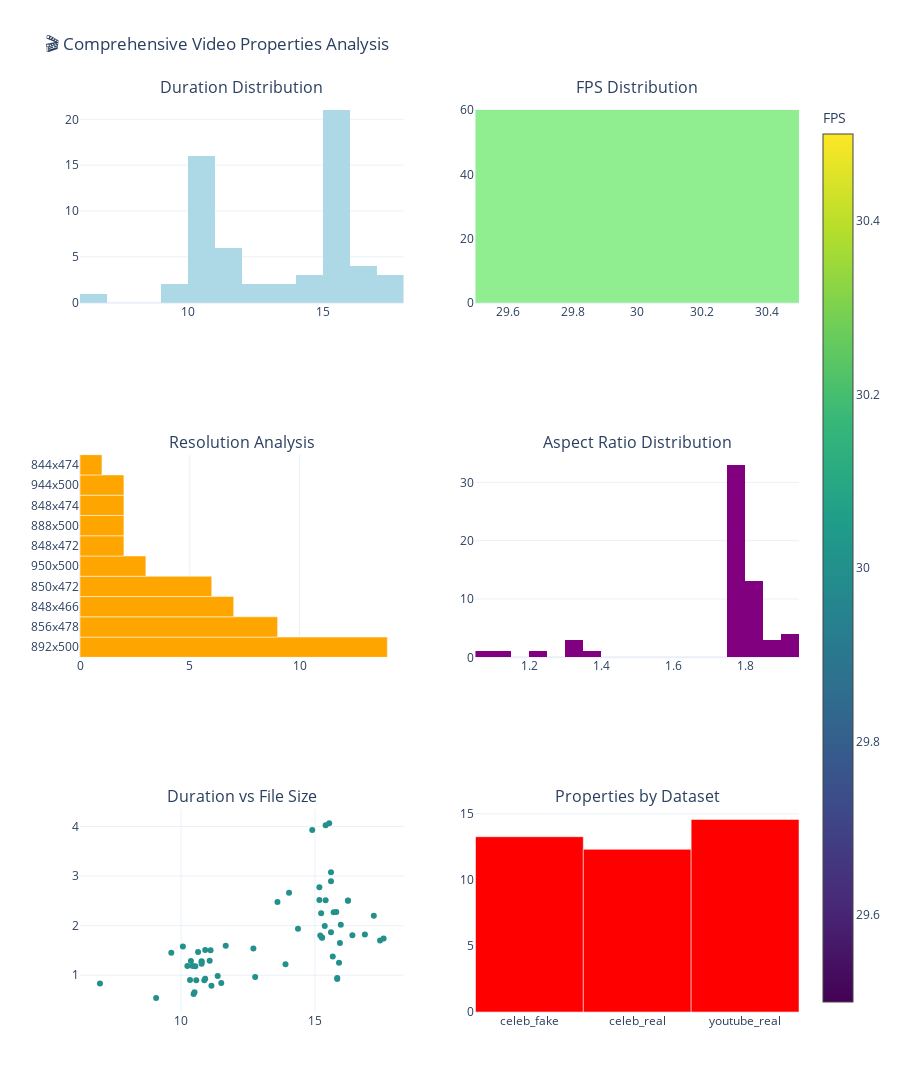

This figure's notebook cell:
### Code cell
# Video Properties Visualization
if not df_videos.empty:
    # Create comprehensive video analysis dashboard
    fig = make_subplots(
        rows=3, cols=2,
        subplot_titles=('Duration Distribution', 'FPS Distribution',
                       'Resolution Analysis', 'Aspect Ratio Distribution',
                       'Duration vs File Size', 'Properties by Dataset'),
        specs=[[{"secondary_y": False}, {"secondary_y": False}],
               [{"type": "bar"}, {"secondary_y": False}],
               [{"secondary_y": False}, {"type": "bar"}]]
    )
    
    # 1. Duration Distribution
    fig.add_trace(
        go.Histogram(x=df_videos['duration'], nbinsx=20, name="Duration (seconds)",
                    marker_color='lightblue'),
        row=1, col=1
    )
    
    # 2. FPS Distribution
    fig.add_trace(
        go.Histogram(x=df_videos['fps'], nbinsx=15, name="FPS",
                    marker_color='lightgreen'),
        row=1, col=2
    )
    
    # 3. Resolution Analysis
    resolution_counts = df_videos['resolution'].value_counts().head(10)
    fig.add_trace(
        go.Bar(x=resolution_counts.values, y=resolution_counts.index, 
               orientation='h', name="Resolution Frequency",
               marker_color='orange'),
        row=2, col=1
    )
    
    # 4. Aspect Ratio Distribution
    fig.add_trace(
        go.Histogram(x=df_videos['aspect_ratio'], nbinsx=20, name="Aspect Ratio",
                    marker_color='purple'),
        row=2, col=2
    )
    
    # 5. Duration vs File Size Scatter
    fig.add_trace(
        go.Scatter(x=df_videos['duration'], y=df_videos['size_mb'],
                  mode='markers', name="Duration vs Size",
                  marker=dict(color=df_videos['fps'], colorscale='Viridis',
                             showscale=True, colorbar=dict(title="FPS"))),
        row=3, col=1
    )
    
    # 6. Properties by Dataset
    dataset_stats = df_videos.groupby('dataset_category').agg({
        'duration': 'mean',
        'fps': 'mean',
        'size_mb': 'mean'
    }).reset_index()
    
    fig.add_trace(
        go.Bar(x=dataset_stats['dataset_category'], y=dataset_stats['duration'],
               name="Avg Duration", marker_color='red'),
        row=3, col=2
    )
    
    fig.update_layout(
        height=1200,
        title_text="🎬 Comprehensive Video Properties Analysis",
        showlegend=False
    )
    
    fig.show()
    
    # Statistical analysis
    print("📈 DETAILED VIDEO STATISTICS")
    print("=" * 50)
    
    # Overall statistics
    print(f"Duration Statistics:")
    print(f"  Mean: {df_videos['duration'].mean():.2f}s")
    print(f"  Median: {df_videos['duration'].median():.2f}s")
    print(f"  Std: {df_videos['duration'].std():.2f}s")
    print(f"  Range: {df_videos['duration'].min():.2f}s - {df_videos['duration'].max():.2f}s")
    
    print(f"\nFPS Statistics:")
    print(f"  Mean: {df_videos['fps'].mean():.2f}")
    print(f"  Median: {df_videos['fps'].median():.2f}")
    print(f"  Most common: {df_videos['fps'].mode().iloc[0]:.1f}")
    
    print(f"\nResolution Analysis:")
    print(f"  Unique resolutions: {df_videos['resolution'].nunique()}")
    print(f"  Most common: {df_videos['resolution'].mode().iloc[0]}")
    print(f"  Resolution variety: {df_videos['resolution'].value_counts().head()}")
    
    # By dataset comparison
    print(f"\n📊 Comparison by Dataset:")
    comparison = df_videos.groupby(['dataset_category', 'type']).agg({
        'duration': ['mean', 'std', 'count'],
        'fps': ['mean', 'std'],
        'size_mb': ['mean', 'std']
    }).round(2)
    print(comparison)
    
else:
    print("⚠️ No video data available for visualization")

### Figure 1 — Plotly figure (JSON) as saved in the notebook; plotly's stock layout.template omitted (floating-point values rounded to 4 significant figures)
{"data": [{"marker": {"color": "lightblue"}, "name": "Duration (seconds)", "nbinsx": 20, "type": "histogram", "x": [11.67, 11.07, 11.1, 10.57, 11.37, 10.07, 15.23, 10.9, 10.53, 10.63, 17.57, 15.2, 11.13, 6.967, 10.23, 13.9, 15.9, 10.5, 15.53, 16.23, 10.77, 15.27, 10.33, 15.97, 15.83, 11.5, 15.67, 10.37, 10.47, 14.37, 10.9, 16.4, 12.77, 17.2, 16.23, 15.83, 9.067, 10.43, 15.27, 10.77, 10.77, 15.4, 10.87, 15.93, 17.43, 9.633, 15.17, 15.4, 12.7, 14.03, 15.6, 15.7, 15.17, 15.37, 15.6, 16.87, 13.6, 15.8, 14.9, 15.6], "xaxis": "x", "yaxis": "y"}, {"marker": {"color": "lightgreen"}, "name": "FPS", "nbinsx": 15, "type": "histogram", "x": [30.0, 30.0, 30.0, 30.0, 30.0, 30.0, 30.0, 30.0, 30.0, 30.0, 30.0, 30.0, 30.0, 30.0, 30.0, 30.0, 30.0, 30.0, 30.0, 30.0, 30.0, 30.0, 30.0, 30.0, 30.0, 30.0, 30.0, 30.0, 30.0, 30.0, 30.0, 30.0, 30.0, 30.0, 30.0, 30.0, 30.0, 30.0, 30.0, 30.0, 30.0, 30.0, 30.0, 30.0, 30.0, 30.0, 30.0, 30.0, 30.0, 30.0, 30.0, 30.0, 30.0, 30.0, 30.0, 30.0, 30.0, 30.0, 30.0, 30.0], "xaxis": "x2", "yaxis": "y2"}, {"marker": {"color": "orange"}, "name": "Resolution Frequency", "orientation": "h", "type": "bar", "x": [14, 9, 7, 6, 3, 2, 2, 2, 2, 1], "xaxis": "x3", "y": ["892x500", "856x478", "848x466", "850x472", "950x500", "848x472", "888x500", "848x474", "944x500", "844x474"], "yaxis": "y3"}, {"marker": {"color": "purple"}, "name": "Aspect Ratio", "nbinsx": 20, "type": "histogram", "x": [1.9, 1.781, 1.797, 1.781, 1.352, 1.791, 1.82, 1.904, 1.9, 1.789, 1.791, 1.791, 1.775, 1.82, 1.884, 1.82, 1.791, 1.344, 1.791, 1.82, 1.801, 1.791, 1.801, 1.888, 1.801, 1.9, 1.801, 1.24, 1.325, 1.82, 1.797, 1.888, 1.108, 1.82, 1.82, 1.801, 1.064, 1.789, 1.791, 1.801, 1.777, 1.784, 1.308, 1.784, 1.784, 1.784, 1.784, 1.784, 1.784, 1.784, 1.791, 1.784, 1.784, 1.791, 1.784, 1.776, 1.784, 1.784, 1.784, 1.776], "xaxis": "x4", "yaxis": "y4"}, {"marker": {"color": [30.0, 30.0, 30.0, 30.0, 30.0, 30.0, 30.0, 30.0, 30.0, 30.0, 30.0, 30.0, 30.0, 30.0, 30.0, 30.0, 30.0, 30.0, 30.0, 30.0, 30.0, 30.0, 30.0, 30.0, 30.0, 30.0, 30.0, 30.0, 30.0, 30.0, 30.0, 30.0, 30.0, 30.0, 30.0, 30.0, 30.0, 30.0, 30.0, 30.0, 30.0, 30.0, 30.0, 30.0, 30.0, 30.0, 30.0, 30.0, 30.0, 30.0, 30.0, 30.0, 30.0, 30.0, 30.0, 30.0, 30.0, 30.0, 30.0, 30.0], "colorbar": {"title": {"text": "FPS"}}, "colorscale": [[0, "#440154"], [0.1111, "#482878"], [0.2222, "#3e4989"], [0.3333, "#31688e"], [0.4444, "#26828e"], [0.5556, "#1f9e89"], [0.6667, "#35b779"], [0.7778, "#6ece58"], [0.8889, "#b5de2b"], [1, "#fde725"]], "showscale": true}, "mode": "markers", "name": "Duration vs Size", "type": "scatter", "x": [11.67, 11.07, 11.1, 10.57, 11.37, 10.07, 15.23, 10.9, 10.53, 10.63, 17.57, 15.2, 11.13, 6.967, 10.23, 13.9, 15.9, 10.5, 15.53, 16.23, 10.77, 15.27, 10.33, 15.97, 15.83, 11.5, 15.67, 10.37, 10.47, 14.37, 10.9, 16.4, 12.77, 17.2, 16.23, 15.83, 9.067, 10.43, 15.27, 10.77, 10.77, 15.4, 10.87, 15.93, 17.43, 9.633, 15.17, 15.4, 12.7, 14.03, 15.6, 15.7, 15.17, 15.37, 15.6, 16.87, 13.6, 15.8, 14.9, 15.6], "xaxis": "x5", "y": [1.595, 1.292, 1.505, 0.9, 0.9873, 1.579, 2.251, 0.9313, 1.182, 1.468, 1.743, 1.802, 0.7891, 0.8345, 1.186, 1.223, 1.253, 0.6591, 4.066, 2.502, 1.284, 1.756, 0.9024, 2.019, 0.9225, 0.8426, 1.381, 1.285, 0.6201, 1.939, 1.511, 1.808, 0.9659, 2.198, 2.506, 0.9421, 0.5388, 1.185, 1.762, 1.269, 1.233, 2.514, 0.8998, 1.65, 1.703, 1.452, 2.519, 4.027, 1.54, 2.665, 1.868, 2.27, 2.772, 1.994, 3.079, 1.823, 2.476, 2.277, 3.931, 2.897], "yaxis": "y5"}, {"marker": {"color": "red"}, "name": "Avg Duration", "type": "bar", "x": ["celeb_fake", "celeb_real", "youtube_real"], "xaxis": "x6", "y": [13.27, 12.32, 14.58], "yaxis": "y6"}], "layout": {"annotations": [{"font": {"size": 16}, "showarrow": false, "text": "Duration Distribution", "x": 0.225, "xanchor": "center", "xref": "paper", "y": 1, "yanchor": "bottom", "yref": "paper"}, {"font": {"size": 16}, "showarrow": false, "text": "FPS Distribution", "x": 0.775, "xanchor": "center", "xref": "paper", "y": 1, "yanchor": "bottom", "yref": "paper"}, {"font": {"size": 16}, "showarrow": false, "text": "Resolution Analysis", "x": 0.225, "xanchor": "center", "xref": "paper", "y": 0.6111, "yanchor": "bottom", "yref": "paper"}, {"font": {"size": 16}, "showarrow": false, "text": "Aspect Ratio Distribution", "x": 0.775, "xanchor": "center", "xref": "paper", "y": 0.6111, "yanchor": "bottom", "yref": "paper"}, {"font": {"size": 16}, "showarrow": false, "text": "Duration vs File Size", "x": 0.225, "xanchor": "center", "xref": "paper", "y": 0.2222, "yanchor": "bottom", "yref": "paper"}, {"font": {"size": 16}, "showarrow": false, "text": "Properties by Dataset", "x": 0.775, "xanchor": "center", "xref": "paper", "y": 0.2222, "yanchor": "bottom", "yref": "paper"}], "height": 1200, "showlegend": false, "title": {"text": "🎬 Comprehensive Video Properties Analysis"}, "xaxis": {"anchor": "y", "domain": [0, 0.45]}, "xaxis2": {"anchor": "y2", "domain": [0.55, 1]}, "xaxis3": {"anchor": "y3", "domain": [0, 0.45]}, "xaxis4": {"anchor": "y4", "domain": [0.55, 1]}, "xaxis5": {"anchor": "y5", "domain": [0, 0.45]}, "xaxis6": {"anchor": "y6", "domain": [0.55, 1]}, "yaxis": {"anchor": "x", "domain": [0.7778, 1]}, "yaxis2": {"anchor": "x2", "domain": [0.7778, 1]}, "yaxis3": {"anchor": "x3", "domain": [0.3889, 0.6111]}, "yaxis4": {"anchor": "x4", "domain": [0.3889, 0.6111]}, "yaxis5": {"anchor": "x5", "domain": [0, 0.2222]}, "yaxis6": {"anchor": "x6", "domain": [0, 0.2222]}}}
